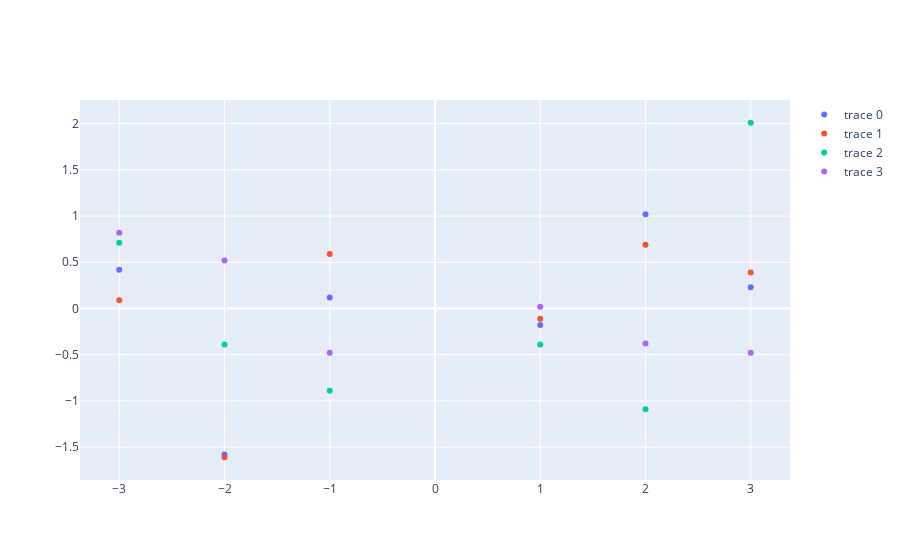

Notebook cell for this chart:
### Code cell
fig = go.Figure()
fig.add_trace(go.Scatter(x=ordinal, y=Raw[0], mode="markers"))
fig.add_trace(go.Scatter(x=ordinal, y=Raw[1], mode="markers"))
fig.add_trace(go.Scatter(x=ordinal, y=Raw[2], mode="markers"))
fig.add_trace(go.Scatter(x=ordinal, y=Raw[3], mode="markers"))

### Figure 1 — Plotly figure (JSON) as saved in the notebook; plotly's stock layout.template omitted (floating-point values rounded to 4 significant figures)
{"data": [{"mode": "markers", "type": "scatter", "x": [-3, -2, -1, 1, 2, 3], "y": [0.42, -1.58, 0.12, -0.18, 1.02, 0.23]}, {"mode": "markers", "type": "scatter", "x": [-3, -2, -1, 1, 2, 3], "y": [0.09, -1.61, 0.59, -0.11, 0.69, 0.39]}, {"mode": "markers", "type": "scatter", "x": [-3, -2, -1, 1, 2, 3], "y": [0.71, -0.39, -0.89, -0.39, -1.09, 2.01]}, {"mode": "markers", "type": "scatter", "x": [-3, -2, -1, 1, 2, 3], "y": [0.82, 0.52, -0.48, 0.02, -0.38, -0.48]}], "layout": {}}
